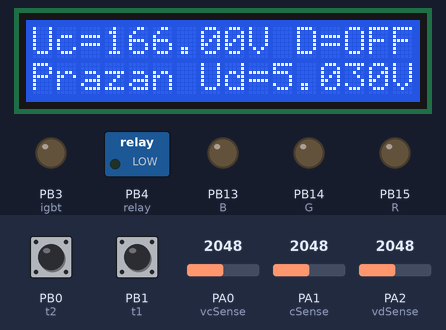
A sketch run on a simulated STM32 Blue Pill. On the bench: 16×2 character LCD, switched loads named in the sketch (green lamp = pin HIGH), output pins drawn as LEDs (lit = HIGH). Dashed ring = blinking. The test bench sets the inputs (shaded band); at power-on: PB0 (t2) HIGH, PB1 (t1) HIGH, PA0 (vcSense) = 2048, PA2 (vdSense) = 2048, PA1 (cSense) = 2048. Pins used as bus, display or sensor lines are not drawn; what the sketch prints to the serial monitor is not drawn.

Above: at 7.3 s.
7.4 s: PB0 (t2) pulled LOW for 1 s
At 7.46 s:
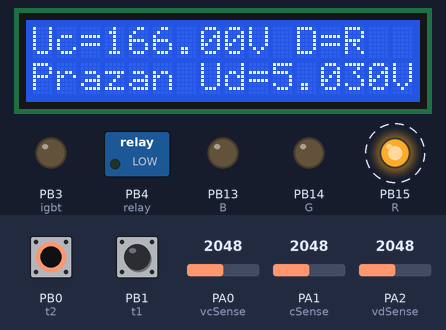
9.9 s: PB1 (t1) pulled LOW for 0.15 s
At 10.7 s:
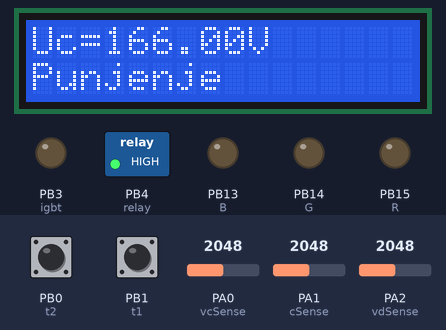
11.5 s: PA0 (vcSense) set to 3659
At 12.0 s:
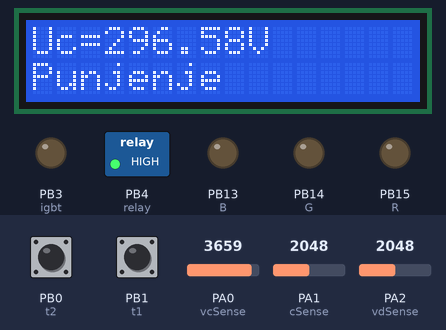
13.0 s: PA0 (vcSense) set to 3774
At 13.7 s:
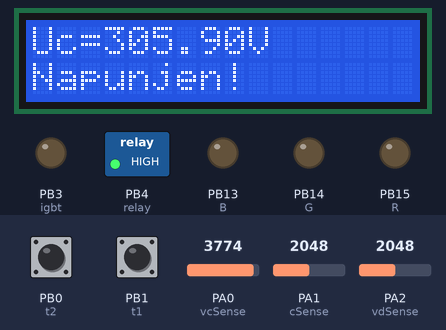
14.5 s: PB1 (t1) pulled LOW for 1 s
At 15.3 s:
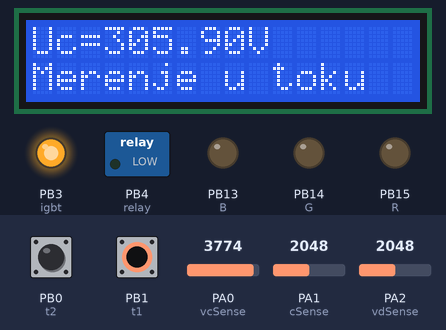
17.5 s: PA2 (vdSense) set to 2866
At 18.1 s:
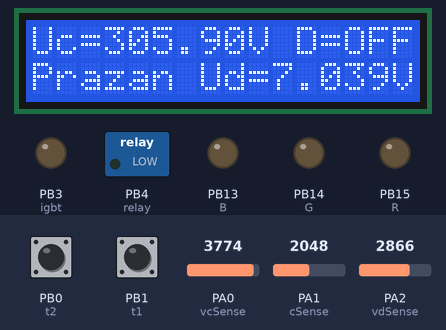
Timing chart, 0 to 20.0 s (numbered marks = the images above; inputs shaded):
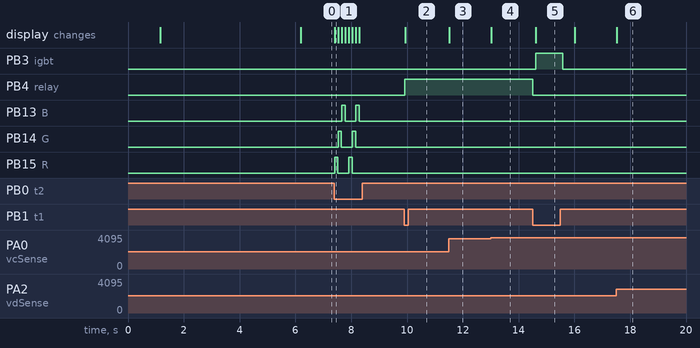

The sketch:

Ravan_polarizacije2.ino
```cpp
/* Eksperiment: Merenje ravni polarizacije lasera
 * Autor:       Milos Gojkovic
 * Datum:       26.jul 2021.
 * Mesto:       Beograd
 *
 */
 //deklaracija ulaznih pinova
#define t1 PB1
#define t2 PB0
#define vcSense PA0
#define cSense PA1
#define vdSense PA2
#define R PB15
#define G PB14
#define B PB13
//deklaracija izlaznih pinova
#define igbt PB3
#define relay PB4
#define cState PB5
#define hvled PA8
#define ts 100          //vreme uzorkovanja u us
#define td 500          //vreme praznjenja u ms
#define samples 4000    //broj uzoraka
#include <Wire.h>
#include <LiquidCrystal_I2C.h>
unsigned short isamp[samples],usamp[samples];
int led=0;
bool PUNI=false, SNIMAJ=false;
LiquidCrystal_I2C lcd(0x3f,16,2);  // set the LCD address to 0x27 for a 16 chars and 2 line display


void setup() {
 lcd_init();
  //inicijalizacija pinova
 pin_init();
 //inicijalizacija COM porta
  Serial.begin(115200);
}
unsigned long ctd,cts,test;
void loop(){
  prazan();
  ceka_dugme1();
  puni_se();
  ceka_dugme2();
  pocinje_praznjenje();
  snimanje();
  praznjenje();
  slanje();
}
void lcd_init(){
  lcd.init();
  lcd.init();
  lcd.backlight();
  lcd.setCursor(0,0);
  lcd.print("Fizicki fakultet");
  delay(1000);
  lcd.setCursor(0,1);
  lcd.print("  Beograd,2022");
  delay(5000);
  lcd.clear();
}
void pin_init(){
  pinMode(t1,INPUT_PULLUP);
  pinMode(t2,INPUT_PULLUP);
  pinMode(vcSense,INPUT);
  pinMode(cSense,INPUT);
  pinMode(vdSense,INPUT);
  pinMode(igbt,OUTPUT);
  pinMode(relay,OUTPUT);
  pinMode(cState,OUTPUT);
  pinMode(R,OUTPUT);
  pinMode(G,OUTPUT);
  pinMode(B,OUTPUT);

  digitalWrite(R,LOW);
  digitalWrite(G,LOW);
  digitalWrite(B,LOW);
  digitalWrite(igbt,LOW);
  digitalWrite(relay,LOW);
  digitalWrite(cState,LOW);

}
void prazan(){
  lcd.setCursor(0,1);
  lcd.print("Prazan   ");
  lcd.setCursor(11,0);
  lcd.print("D=OFF");
}
void ceka_dugme1()
{

  while(digitalRead(t1)==HIGH && PUNI==false)
  {
    if(Serial.available())
  {
    citaj();
  }
    float u=analogRead(vcSense)*332.0/4096.0;
    lcd.setCursor(0,0);
     lcd.print("Uc=");
      if(u<100)
    lcd.print(" ");
    if(u<10)
    lcd.print(" ");
    lcd.print(u);
    lcd.print("V ");
    float ud=analogRead(vdSense)*3.320/(4096.0*0.33);
    lcd.setCursor(7,1);
    lcd.print("Ud=");
    lcd.print(ud,3);
    lcd.print("V");

    if(digitalRead(t2)==LOW){
      led++;
      if(led==4)
      led=0;
      promeni_led();
     delay(100);
    }
  }
  PUNI=false;
}
void ceka_dugme2()
{
  while(digitalRead(t1)==HIGH && SNIMAJ==false)
  {
    if(Serial.available())
  {
    citaj();
  }
    float u=analogRead(vcSense)*332.0/4096.0;
    lcd.setCursor(0,0);
    lcd.print("Uc=");
    if(u<100)
    lcd.print(" ");
    if(u<10)
    lcd.print(" ");
    lcd.print(u);
    lcd.print("V ");

    if(digitalRead(t2)==LOW){
      led++;
      if(led==4)
      led=0;
      promeni_led();
     delay(100);
    }
  }
   SNIMAJ=false;
}
void puni_se()
{
  float u;
  digitalWrite(relay,HIGH);
  digitalWrite(cState,HIGH);
  lcd.clear();
  lcd.setCursor(0,1);
  lcd.print("Punjenje        ");
  Serial.println("Punjenje u toku");
  do{
    u=analogRead(vcSense)*332.0/4096.0;
    lcd.setCursor(0,0);
    lcd.print("Uc=");
    lcd.print(u);
    lcd.print("V ");
    Serial.print(u,2);
    Serial.println("V");
     delayMicroseconds(10);

  }
  while (u<300);
  lcd.setCursor(0,1);
  lcd.print("Napunjen!       ");
  Serial.println("Napunjen!");
   delayMicroseconds(10);

}
int pom;
void snimanje(){
  test=micros();
  cts=micros();
  pom=cts;
  for(int i=0;i<samples;i++)
  {
    pom+=(ts/2);
    usamp[i]=analogRead(vdSense);
    while(micros()<pom)
    continue;

    pom+=(ts/2);
    isamp[i]=analogRead(cSense);
    while(micros()<pom)
    continue;

  }
  test=micros()-test;
}
void slanje(){
   Serial.println(led);
    delayMicroseconds(10);
   Serial.print("Vreme uzorkovanja[us]:");
    delayMicroseconds(10);
   Serial.println(test);
    delayMicroseconds(10);
   float samp;
  for(int i=0;i<samples;i++){
    samp=(usamp[i])*3.32/4096;
  Serial.println(samp, 3);
  delayMicroseconds(10);
  }
  Serial.println("*******************************************************");
   for(int i=0;i<samples;i++){
   samp=(isamp[i]-2048)*3.320/4096;
   samp=samp/0.1016;
  Serial.println(samp,2);
  delayMicroseconds(10);
  }

delay(10);
}
void pocinje_praznjenje(){
  digitalWrite(relay,LOW);
  delay(100);
  lcd.setCursor(0,1);
  lcd.print("Merenje u toku  ");
  Serial.println("Merenje....");
  delayMicroseconds(10);
  ctd=millis();
  digitalWrite(igbt,HIGH);
}
void praznjenje(){
  while((millis()-ctd)<td)
  {
    continue;
  }
  digitalWrite(igbt,LOW);
  digitalWrite(cState,LOW);
}
void promeni_led()
{
  digitalWrite(R,LOW);
      digitalWrite(G,LOW);
      digitalWrite(B,LOW);
      lcd.setCursor(11,0);
      switch(led){
        case 0:  lcd.print("D=OFF");Serial.println("D=OFF");{break;}
        case 1:  {digitalWrite(R,HIGH); lcd.print("D=R  ");Serial.println("D=R");break;}
        case 2:  {digitalWrite(G,HIGH); lcd.print("D=G  ");Serial.println("D=G");break;}
        case 3:  {digitalWrite(B,HIGH); lcd.print("D=B  ");Serial.println("D=B");break;}
      }
       delayMicroseconds(10);
}
void citaj(){
     String text;
     text=Serial.readString();
     if(text=="R\n"){led=1;promeni_led();}
     if(text=="G\n"){led=2;promeni_led();}
     if(text=="B\n"){led=3;promeni_led();}
     if(text=="OFF\n"){led=0;promeni_led();}
     if(text=="NAPUNI\n"){PUNI=true;}
     if(text=="START\n"){SNIMAJ=true;}
      delayMicroseconds(10);
      }
```

Measured:
- the behaviour switches between 3701 and 3702 on PA0 (vcSense) (found by bisection; images 3 and 4)
- after the input at 7.4 s, PB13 (B): alternates HIGH for 0.12 s and LOW for 0.38 s, 4 changes in all, then stays LOW, starting after 0.25 s; PB14 (G): alternates HIGH for 0.12 s and LOW for 0.38 s, 4 changes in all, then stays LOW, starting after 0.13 s
- after the input at 9.9 s, PB4 (relay): LOW → HIGH at once; the display: changes at once (image 2)
- after the input at 11.5 s, the display: changes at once (image 3)
- after the input at 13.0 s, the display: changes at once (image 4)
- after the input at 14.5 s, PB3 (igbt): LOW → HIGH after 0.12 s, → LOW 0.96 s later; PB4 (relay): HIGH → LOW at once; the display: changes after 0.12 s (image 5)
- after the input at 17.5 s, the display: changes at once (image 6)
